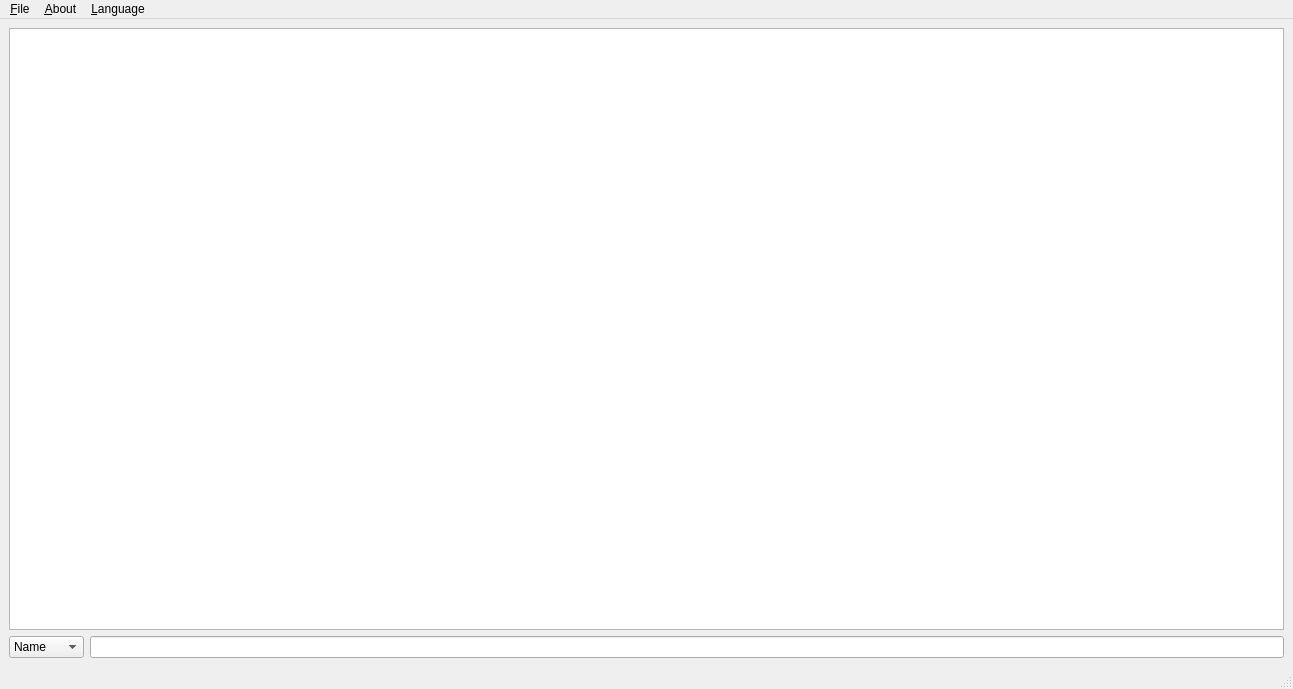
<?xml version="1.0" encoding="UTF-8"?>
<ui version="4.0">
 <class>MainWindow</class>
 <widget class="QMainWindow" name="MainWindow">
  <property name="geometry">
   <rect>
    <x>0</x>
    <y>0</y>
    <width>1293</width>
    <height>689</height>
   </rect>
  </property>
  <property name="windowTitle">
   <string>MainWindow</string>
  </property>
  <widget class="QWidget" name="centralwidget">
   <layout class="QGridLayout" name="gridLayout">
    <item row="0" column="0" colspan="2">
     <widget class="QTableView" name="tableView">
      <property name="dragEnabled">
       <bool>true</bool>
      </property>
      <property name="dragDropOverwriteMode">
       <bool>false</bool>
      </property>
      <property name="dragDropMode">
       <enum>QAbstractItemView::DragDrop</enum>
      </property>
     </widget>
    </item>
    <item row="1" column="0">
     <widget class="QComboBox" name="comboBox">
      <item>
       <property name="text">
        <string>Name</string>
       </property>
      </item>
      <item>
       <property name="text">
        <string>Tipe</string>
       </property>
      </item>
      <item>
       <property name="text">
        <string>Time</string>
       </property>
      </item>
      <item>
       <property name="text">
        <string>Site</string>
       </property>
      </item>
      <item>
       <property name="text">
        <string>Delivery</string>
       </property>
      </item>
      <item>
       <property name="text">
        <string>Parking</string>
       </property>
      </item>
      <item>
       <property name="text">
        <string>Grup</string>
       </property>
      </item>
      <item>
       <property name="text">
        <string>Mark</string>
       </property>
      </item>
     </widget>
    </item>
    <item row="1" column="1">
     <widget class="QLineEdit" name="lineEdit"/>
    </item>
   </layout>
  </widget>
  <widget class="QMenuBar" name="menubar">
   <property name="geometry">
    <rect>
     <x>0</x>
     <y>0</y>
     <width>1293</width>
     <height>21</height>
    </rect>
   </property>
   <widget class="QMenu" name="menuFile">
    <property name="title">
     <string>&amp;File</string>
    </property>
    <addaction name="actionOpen"/>
    <addaction name="actionSave"/>
    <addaction name="actionSaveAs"/>
    <addaction name="actionDelite"/>
    <addaction name="actionAdd"/>
    <addaction name="actionnew_window"/>
    <addaction name="actionCharts"/>
    <addaction name="actionExit"/>
   </widget>
   <widget class="QMenu" name="menuAbout">
    <property name="title">
     <string>&amp;About</string>
    </property>
    <addaction name="actionAboutQT"/>
    <addaction name="actionAthor"/>
   </widget>
   <widget class="QMenu" name="menuLanguage">
    <property name="title">
     <string>&amp;Language</string>
    </property>
   </widget>
   <addaction name="menuFile"/>
   <addaction name="menuAbout"/>
   <addaction name="menuLanguage"/>
  </widget>
  <widget class="QStatusBar" name="statusbar"/>
  <action name="actionOpen">
   <property name="text">
    <string>Open</string>
   </property>
  </action>
  <action name="actionSave">
   <property name="text">
    <string>Save</string>
   </property>
  </action>
  <action name="actionExit">
   <property name="text">
    <string>Exit</string>
   </property>
  </action>
  <action name="actionAboutQT">
   <property name="text">
    <string>AboutQT</string>
   </property>
  </action>
  <action name="actionDelite">
   <property name="text">
    <string>Delite</string>
   </property>
  </action>
  <action name="actionAdd">
   <property name="text">
    <string>Add</string>
   </property>
  </action>
  <action name="actionSaveAs">
   <property name="text">
    <string>SaveAs</string>
   </property>
  </action>
  <action name="actionAthor">
   <property name="text">
    <string>Athor</string>
   </property>
  </action>
  <action name="actionnew_window">
   <property name="text">
    <string>New Window</string>
   </property>
  </action>
  <action name="actionCharts">
   <property name="text">
    <string>Charts</string>
   </property>
  </action>
 </widget>
 <resources/>
 <connections>
  <connection>
   <sender>actionExit</sender>
   <signal>triggered()</signal>
   <receiver>MainWindow</receiver>
   <slot>close()</slot>
   <hints>
    <hint type="sourcelabel">
     <x>-1</x>
     <y>-1</y>
    </hint>
    <hint type="destinationlabel">
     <x>399</x>
     <y>299</y>
    </hint>
   </hints>
  </connection>
 </connections>
</ui>
